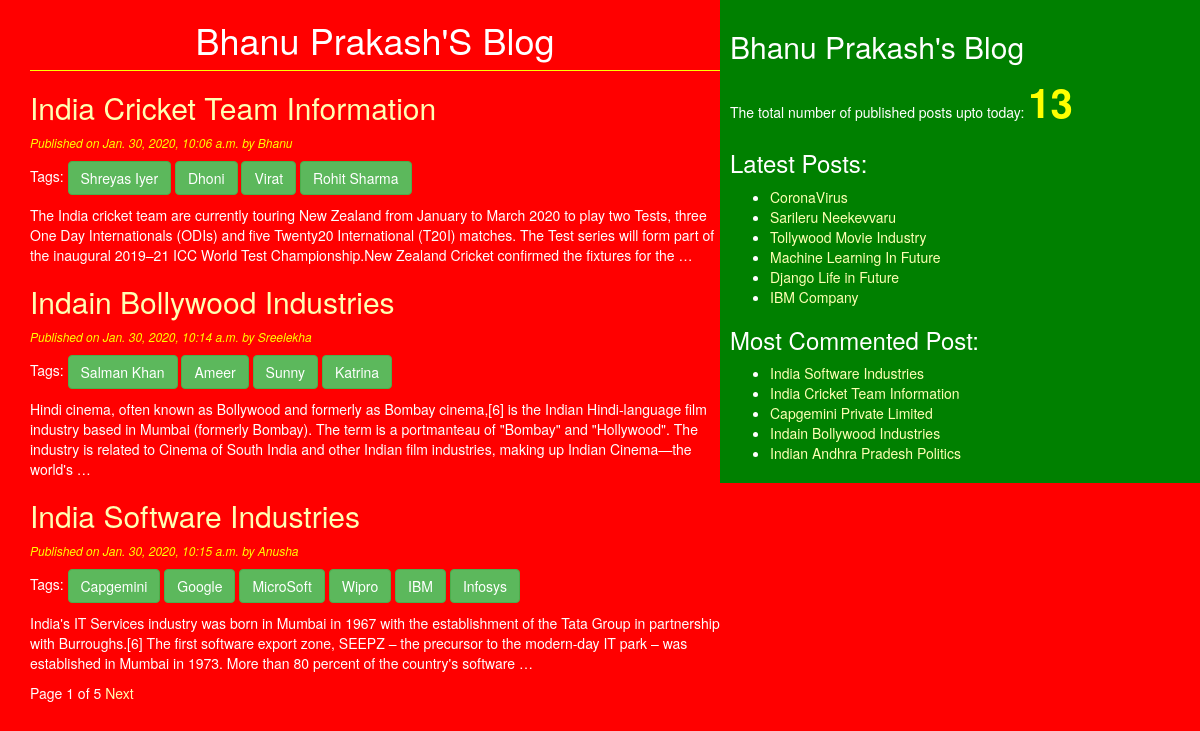
The page / on the database its author committed.
### blogproject1/models.py (models this page shows, shortened)
class Post(models.Model):
    STATUS_CHOICES=(('draft','Draft')),(('published','Published'))
    title=models.CharField(max_length=256)
    slug=models.SlugField(max_length=264,unique_for_date='published')
    author=models.ForeignKey(User,related_name='blog_posts',on_delete=models.PROTECT)
    body=models.TextField()
    published=models.DateTimeField(default=timezone.now)
    created=models.DateTimeField(auto_now_add=True)
    updated=models.DateTimeField(auto_now=True)
    status=models.CharField(max_length=10,choices=STATUS_CHOICES,default='draft')
    objects = CustomManager()
    tags=TaggableManager()
    class Meta:
        ordering = ('published',)
    def get_absolute_url(self):
        return reverse('post_detail',args=[self.published.year,self.published.strftime('%m'),self.published.strftime('%d'),self.slug])

### blogproject1/views.py (the view)
# urls.py: path('',views.post_list_view),
def post_list_view(request, tag_slug=None):
    post_list = Post.objects.all()
    tag=None
    if tag_slug:
        tag= get_object_or_404(Tag, slug=tag_slug)
        post_list=post_list.filter(tags__in=[tag])
    paginator = Paginator(post_list, 3)
    page_number = request.GET.get('page')
    try:
        post_list = paginator.page(page_number)
    except PageNotAnInteger:
        post_list = paginator.page(1)
    except EmptyPage:
        post_list = paginator.page(paginator.num_pages)
    return render(request, 'blogproject1/post_list.html', {'post_list':post_list,'tag':tag})

### blogproject1/models.py (called while the page is built)
    def get_queryset(self):
        return super().get_queryset().filter(status='published')

### blogproject1/templatetags/blogproject1_tags.py (called while the page is built)
@register.simple_tag(name='my_tag')
def total_posts():
    return Post.objects.count()

@register.inclusion_tag('blogproject1/latest_post123.html')
def show_latest_posts(count=4):
    latest_posts=Post.objects.order_by('-published')[:count]
    return {'latest_posts':latest_posts}

@register.simple_tag
def get_most_commented_posts(count=5):
    return Post.objects.annotate(total_comments=Count('comments')).order_by('-total_comments')[:count]

### templates/blogproject1/post_list.html (shortened to what this page needs)
{% extends 'blogproject1/base.html' %}
{% block content_block %}
<h1>Bhanu Prakash'S Blog </h1>
{% for post in post_list %}
<a href="{{post.get_absolute_url}}"><h2>{{post.title}}</h2></a>
<p id='date'>Published on {{post.published}} by {{post.author|title}}</p>
<p>Tags:
  {% for tag in post.tags.all %}
    <a href="{% url 'post_list_by_tag_name' tag.slug %}" class='btn btn-success'>{{tag.name}}</a>
  {% endfor %}</p>
{{post.body|truncatewords:50|linebreaks}}
{% endfor %}
{% include 'blogproject1/pagination.html' with page=post_list %}
{% endblock %}

### templates/blogproject1/base.html (shortened to what this page needs)
<!DOCTYPE html>
{% load static %}
{% load blogproject1_tags %}
<html lang="en" dir="ltr">
  <head>
    <link rel="stylesheet" href="https://maxcdn.bootstrapcdn.com/bootstrap/3.3.7/css/bootstrap.min.css"
>
    <link rel="stylesheet"  href= "{%static "css/blogproject1.css" %}">
  </head>
  <body>
<div class="content">
{% block content_block %}{% endblock %}
</div>
<div class="sidebar">
  <h2>Bhanu Prakash's Blog</h2>
  <p>The total number of published posts upto today: <span id='pcount'>{% my_tag %}</span> </p>
  <h3>Latest Posts:</h3>{% show_latest_posts 6 %}
  <h3>Most Commented Post:</h3>
  {% get_most_commented_posts as most_commented_posts %}
  <ul>
    {% for post in most_commented_posts %}
     <li><a href="{{post.get_absolute_url}}">{{post.title}}</a></li>
     {% endfor %}
  </ul>
</div>
  </body>
</html>

### templates/blogproject1/pagination.html (shortened to what this page needs)
<div class="paginator">
  <span>Page {{page.number}} of {{page.paginator.num_pages}}</span>
{% if page.has_next %}
<a href="?page={{page.next_page_number}} ">Next</a>
{% endif %}
</div>

### templates/blogproject1/latest_post123.html (shortened to what this page needs)
<ul>
  {% for post in latest_posts %}
  <li><a href="{{post.get_absolute_url}}">{{post.title}}</a></li>
  {% endfor %}
</ul>

### static/css/blogproject1.css (style rules this page uses)
.content { width: 60%; float: left; padding: 0 0 0 30px; background: red; }
.sidebar { width: 40%; float: right; padding: 10px; background: green; height: 100%; }
h1 { color: white; text-align: center; border-bottom: 1px solid yellow; padding-bottom: 10px; }
#date { color: yellow; font-size: 12px; font-style: italic; }
body { color: white; background: red; }
#pcount { font-size: 40px; color: yellow; font-weight: bold; }
a { color: #ffffb3; }

### rows shown on the page
Post: title "India Cricket Team Information", published "Jan. 30, 2020, 10:06 a.m.", author "Bhanu", body "The India cricket team are currently touring New Zealand from January to March 2020 to play two Tests, three One Day Internationals (ODIs) and five Twenty20 International (T20I) matches. The Test series will form part of the inaugural 2019–21 ICC World Test Championship.New Zealand Cricket confirmed the fixtures for the …"
Tag: name "Shreyas Iyer"
Tag: name "Dhoni"
Tag: name "Virat"
Tag: name "Rohit Sharma"
Post: title "Indain Bollywood Industries", published "Jan. 30, 2020, 10:14 a.m.", author "Sreelekha", body "Hindi cinema, often known as Bollywood and formerly as Bombay cinema,[6] is the Indian Hindi-language film industry based in Mumbai (formerly Bombay). The term is a portmanteau of \"Bombay\" and \"Hollywood\". The industry is related to Cinema of South India and other Indian film industries, making up Indian Cinema—the world's …"
Tag: name "Salman Khan"
Tag: name "Ameer"
Tag: name "Sunny"
Tag: name "Katrina"
Post: title "India Software Industries", published "Jan. 30, 2020, 10:15 a.m.", author "Anusha", body "India's IT Services industry was born in Mumbai in 1967 with the establishment of the Tata Group in partnership with Burroughs.[6] The first software export zone, SEEPZ – the precursor to the modern-day IT park – was established in Mumbai in 1973. More than 80 percent of the country's software …"
Tag: name "Capgemini"
Tag: name "Google"
Tag: name "MicroSoft"
Tag: name "Wipro"
Tag: name "IBM"
Tag: name "Infosys"
Post: title "CoronaVirus"
Post: title "Sarileru Neekevvaru"
Post: title "Tollywood Movie Industry"
Post: title "Machine Learning In Future"
Post: title "Django Life in Future"
Post: title "IBM Company"
Post: title "Capgemini Private Limited"
Post: title "Indian Andhra Pradesh Politics"

### other values the page prints
{{ page.number }} "1"
{{ page.paginator.num_pages }} "5"
